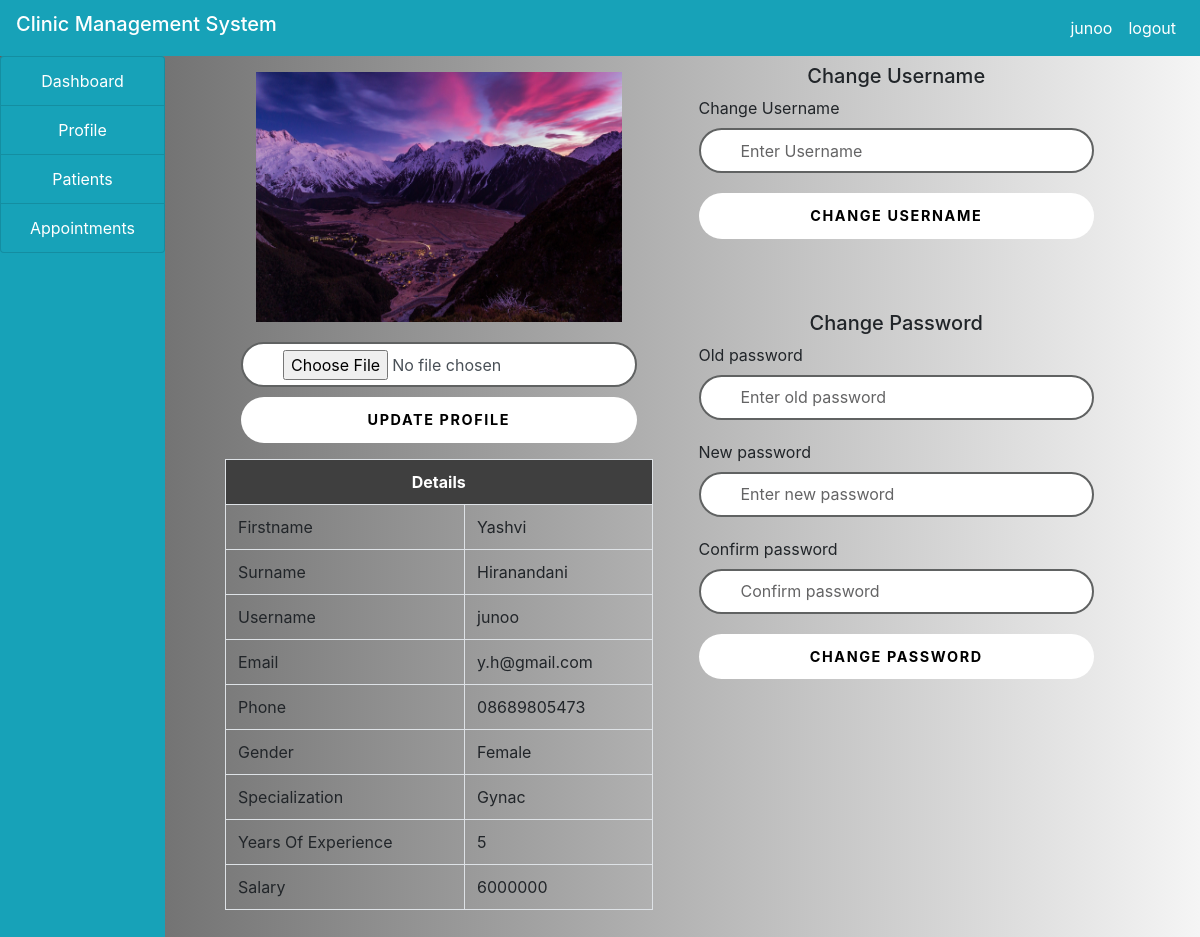
The app's page /doctor/profile.php (signed in) with its own data.
### tables this page shows
CREATE TABLE `doctors` (
  `id` int(100) NOT NULL,
  `firstname` varchar(100) NOT NULL,
  `surname` varchar(100) NOT NULL,
  `username` varchar(100) NOT NULL,
  `email` varchar(100) NOT NULL,
  `specialization` varchar(100) NOT NULL,
  `gender` varchar(100) NOT NULL,
  `phone` varchar(100) NOT NULL,
  `experience` int(100) NOT NULL,
  `password` varchar(100) NOT NULL,
  `salary` varchar(100) NOT NULL,
  `date_reg` varchar(100) NOT NULL,
  `status` varchar(100) NOT NULL,
  `profile` varchar(100) NOT NULL
);

### doctor/profile.php (the view, shortened to what this page needs)
<html>
<head>
<link rel="stylesheet" type="text/css" href="../style.css">
</head>
<body>
<?php
include("../include/header.php");
?>
<div class="container-fluid">
<div class="col-md-12">
<div class="row">
<div class="col-md-2" style="margin-left:-30px;">
<?php
include("sidenav.php");
include("../include/connection.php");
?>
</div>
<div class="col-md-10">
<div class="container-fluid">
<div class="col-md-12">
<div class="row">
<div class="col-md-6">
<?php
$doc = $_SESSION['doctor'];
$query="SELECT * FROM doctors WHERE username='$doc'";
$res=mysqli_query($connect,$query);
$row=mysqli_fetch_array($res);
?>
<form method="post" enctype="multipart/form-data" class="form-box px-3">
<?php
echo "<img src='img/".$row['profile']."' style='height:250px;' class='col-md-12 my-3'>";
?>
<div class="form-input">
<input type="file" name="img" class="form-control my-1">
</div>
<button type="submit" name="upload" class="btn btn-block" >UPDATE PROFILE</button>
</form>
<div class="my-3">
<table id='tab' class="table table-bordered">
<tr>
<th colspan = "2" class="text-center">Details</th>
</tr>
<tr>
<td>Firstname</td>
<td><?php echo $row['firstname'];?></td>
</tr>
<tr>
<td>Surname</td>
<td><?php echo $row['surname'];?></td>
</tr>
<tr>
<td>Username</td>
<td><?php echo $row['username'];?></td>
</tr>
<tr>
<td>Email</td>
<td><?php echo $row['email'];?></td>
</tr>
<tr>
<td>Phone</td>
<td><?php echo $row['phone'];?></td>
</tr>
<tr>
<td>Gender</td>
<td><?php echo $row['gender'];?></td>
</tr>
<tr>
<td>Specialization</td>
<td><?php echo $row['specialization'];?></td>
</tr>
<tr>
<td>Years Of Experience</td>
<td><?php echo $row['experience'];?></td>
</tr>
<tr>
<td>Salary</td>
<td><?php echo $row['salary'];?></td>
</tr>
</table>
</div>
</div>
<div class="col-md-6">
<h5 class="text-center my-2">Change Username</h5>
<form method="post" enctype="multipart/form-data" class="form-box px-3">
<div class="form-input">
<label>Change Username</label>
<input type="text" name="uname" class="form-control" autocomplete="off" placeholder="Enter Username">
</div>
<button type="submit" name="change_uname" class="btn btn-block" >CHANGE USERNAME</button>
</form>
<br><br>
<h5 class="text-center my-2">Change Password</h5>
<form method="post" enctype="multipart/form-data" class="form-box px-3">
<div class="form-input">
<label>Old password</label>
<input type="password" name="old_pass" class="form-control" autocomplete="off" placeholder="Enter old password">
</div>
<div class="form-input">
<label>New password</label>
<input type="password" name="new_pass" class="form-control" autocomplete="off" placeholder="Enter new password">
</div>
<div class="form-input">
<label>Confirm password</label>
<input type="password" name="con_pass" class="form-control" autocomplete="off" placeholder="Confirm password">
</div>
<button type="submit" name="change_pass" class="btn btn-block" >CHANGE PASSWORD</button>
</form>
<br><br>
</div>
</div>
</div>
</div>
</div>
</div>
</div>
</div>
</body>
</html>

### style.css (style rules this page uses)
body { height: 100vh; background-image:linear-gradient(to right,#5f5f5f,#f5f5f5); display: flex; flex-direction: column; }
.form-input { position: relative; }
.form-input input { width: 100%; height: 45px; padding-left: 40px; margin-bottom: 20px; box-sizing: border-box; box-shadow: none; border: 1px solid #00000020; border-radius: 50px; outline: none; background: transparent; background-color:white; }
.form-input input::placeholder { color: #646465; padding-left: 0px; }
.form-input input:focus, .form-input input:valid { border: 2px solid #606262; }
.form-box button[type="submit"] { margin-top: 10px; border: none; cursor: pointer; border-radius: 50px; background: white; color: black; font-size: 90%; font-weight: bold; letter-spacing: .1rem; transition: 0.5s; padding: 12px; }

### doctor/profile.php (style rules this page uses)
#tab th { padding-top: 12px; padding-bottom: 12px; text-align: center; background-color: #3f3f3f; color: white; }

### records on screen
doctors: profile (picture), firstname "Yashvi", surname "Hiranandani", username "junoo", email "y.h@gmail.com", phone "08689805473", gender "Female", specialization "Gynac", experience "5", salary "6000000"

### other values on screen
$user "junoo"
